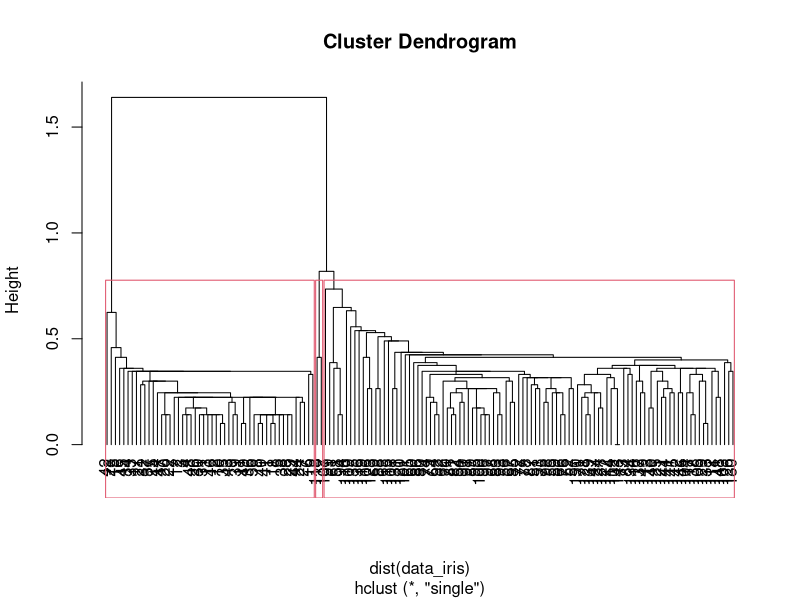
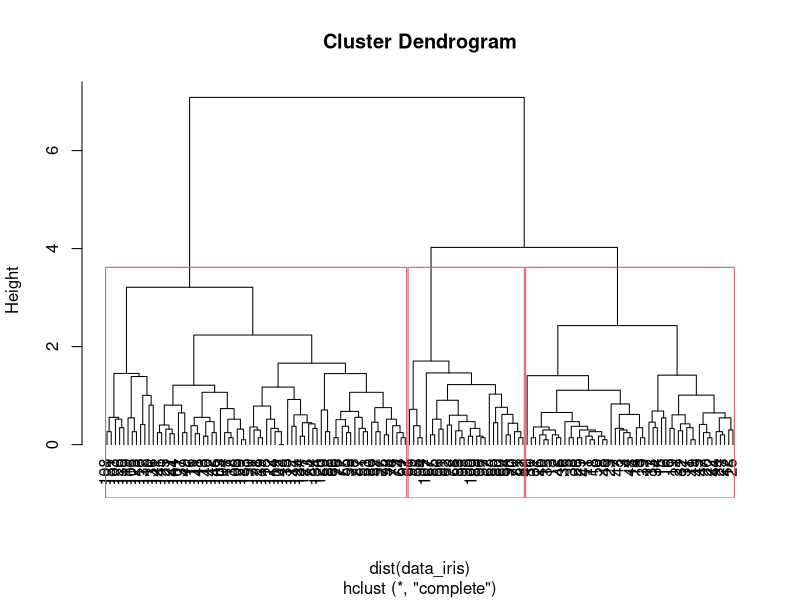
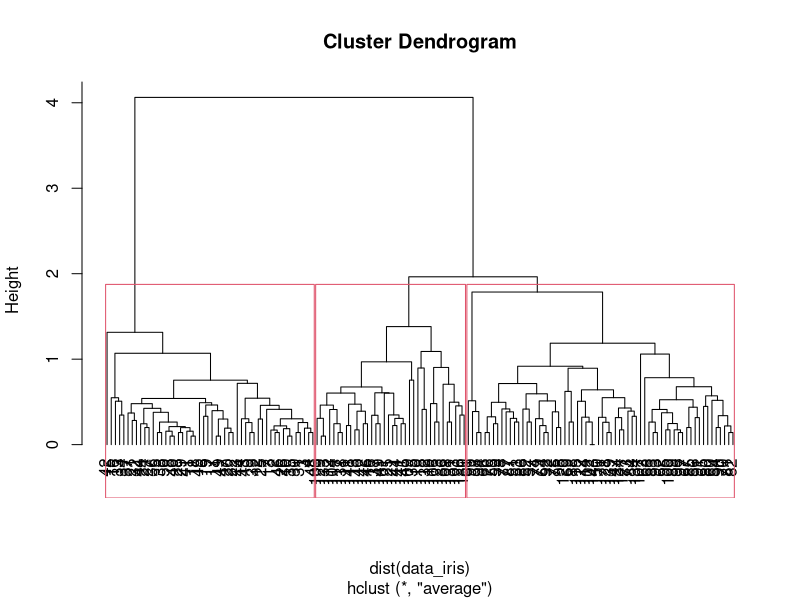

Write R code to recreate these figures, in order. (Note: this script raises an error after producing the figures.)
library(graphics); 
data(iris)
data_iris<-iris[, -5]
cl_sin_s <- hclust(dist(data_iris), method = "single") #using Euclidean Distance dist
plot(cl_sin_s, hang = -1)
rect.hclust(cl_sin_s, 3)
true_cl_s<-cutree(cl_sin_s, 3) #extract 3 level classification
table(true_cl_s,iris$Species) #compare with true classification
cl_sin_c <- hclust(dist(data_iris), method = "complete")
#dev.new()
plot(cl_sin_c, hang = -1)
rect.hclust(cl_sin_c, 3)
true_cl_c<-cutree(cl_sin_c, 3) #extract 3 level classification
table(true_cl_c,iris$Species) #compare with true classification
cl_sin_a <- hclust(dist(data_iris), method = "ave")
#dev.new()
plot(cl_sin_a, hang = -1)
rect.hclust(cl_sin_a, 3)
true_cl_a<-cutree(cl_sin_a, 3) #extract 3 level classification
table(true_cl_a,iris$Species) #compare with true classification
dev.off();dev.off();dev.off()
#show classification into 3 classes as needed
cl_sin_w <- hclust(dist(data_iris), method = "ward.D2") #Ward using Euclidean Distance dist
plot(cl_sin_w, hang = -1)
rect.hclust(cl_sin_w, 3)#much much better
true_cl_w<-cutree(cl_sin_w, 3) #extract 2 level classification
table(true_cl_w,iris$Species) #compare with true classification
